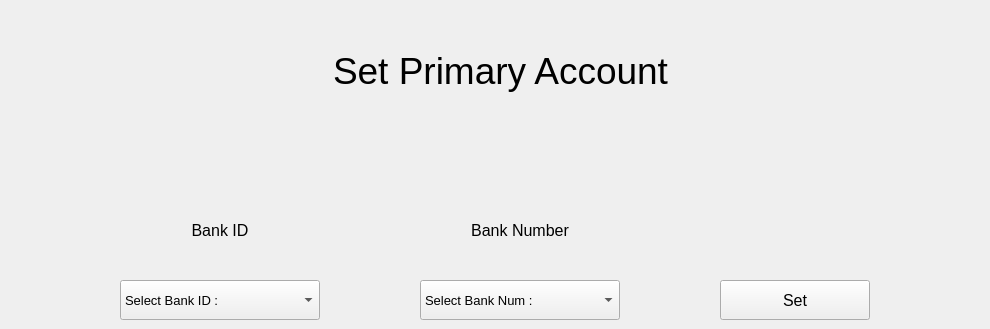
      <widget class="QWidget" name="tab_10">
       <attribute name="title">
        <string>10</string>
       </attribute>
       <widget class="QLabel" name="label_37">
        <property name="geometry">
         <rect>
          <x>20</x>
          <y>0</y>
          <width>961</width>
          <height>141</height>
         </rect>
        </property>
        <property name="font">
         <font>
          <pointsize>28</pointsize>
         </font>
        </property>
        <property name="text">
         <string>Set Primary Account</string>
        </property>
        <property name="alignment">
         <set>Qt::AlignCenter</set>
        </property>
       </widget>
       <widget class="QComboBox" name="CB_set_primary_account_id">
        <property name="geometry">
         <rect>
          <x>120</x>
          <y>280</y>
          <width>200</width>
          <height>40</height>
         </rect>
        </property>
        <property name="minimumSize">
         <size>
          <width>200</width>
          <height>40</height>
         </size>
        </property>
        <property name="maximumSize">
         <size>
          <width>200</width>
          <height>40</height>
         </size>
        </property>
        <property name="font">
         <font>
          <pointsize>10</pointsize>
         </font>
        </property>
        <property name="currentText">
         <string>Select Bank ID :</string>
        </property>
        <item>
         <property name="text">
          <string>Select Bank ID :</string>
         </property>
        </item>
       </widget>
       <widget class="QLabel" name="label_38">
        <property name="geometry">
         <rect>
          <x>120</x>
          <y>210</y>
          <width>200</width>
          <height>40</height>
         </rect>
        </property>
        <property name="minimumSize">
         <size>
          <width>200</width>
          <height>40</height>
         </size>
        </property>
        <property name="maximumSize">
         <size>
          <width>200</width>
          <height>40</height>
         </size>
        </property>
        <property name="font">
         <font>
          <pointsize>12</pointsize>
         </font>
        </property>
        <property name="text">
         <string>Bank ID</string>
        </property>
        <property name="alignment">
         <set>Qt::AlignCenter</set>
        </property>
       </widget>
       <widget class="QLabel" name="label_39">
        <property name="geometry">
         <rect>
          <x>420</x>
          <y>210</y>
          <width>200</width>
          <height>40</height>
         </rect>
        </property>
        <property name="minimumSize">
         <size>
          <width>200</width>
          <height>40</height>
         </size>
        </property>
        <property name="maximumSize">
         <size>
          <width>200</width>
          <height>40</height>
         </size>
        </property>
        <property name="font">
         <font>
          <pointsize>12</pointsize>
         </font>
        </property>
        <property name="text">
         <string>Bank Number</string>
        </property>
        <property name="alignment">
         <set>Qt::AlignCenter</set>
        </property>
       </widget>
       <widget class="QPushButton" name="PB_set_primary_account_set">
        <property name="geometry">
         <rect>
          <x>720</x>
          <y>280</y>
          <width>150</width>
          <height>40</height>
         </rect>
        </property>
        <property name="sizePolicy">
         <sizepolicy hsizetype="Minimum" vsizetype="Fixed">
          <horstretch>150</horstretch>
          <verstretch>30</verstretch>
         </sizepolicy>
        </property>
        <property name="minimumSize">
         <size>
          <width>150</width>
          <height>40</height>
         </size>
        </property>
        <property name="maximumSize">
         <size>
          <width>150</width>
          <height>30</height>
         </size>
        </property>
        <property name="font">
         <font>
          <pointsize>12</pointsize>
         </font>
        </property>
        <property name="text">
         <string>Set</string>
        </property>
       </widget>
       <widget class="QComboBox" name="CB_set_primary_account_num">
        <property name="geometry">
         <rect>
          <x>420</x>
          <y>280</y>
          <width>200</width>
          <height>40</height>
         </rect>
        </property>
        <property name="minimumSize">
         <size>
          <width>200</width>
          <height>40</height>
         </size>
        </property>
        <property name="maximumSize">
         <size>
          <width>200</width>
          <height>40</height>
         </size>
        </property>
        <property name="font">
         <font>
          <pointsize>10</pointsize>
         </font>
        </property>
        <property name="currentText">
         <string>Select Bank Num :</string>
        </property>
        <item>
         <property name="text">
          <string>Select Bank Num :</string>
         </property>
        </item>
       </widget>
      </widget>
